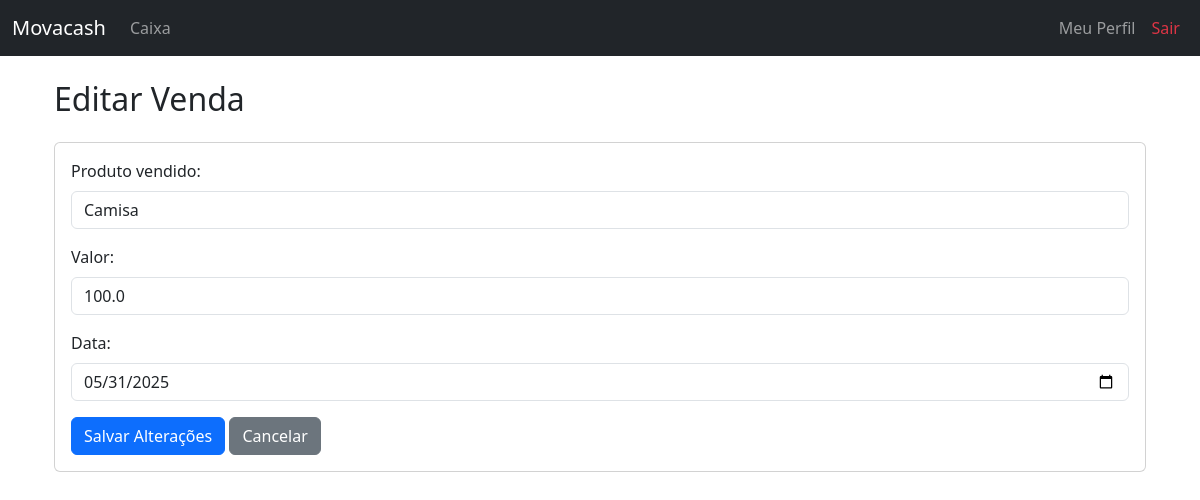
The page /editar-movimentacao/2 (signed in) on the database its author committed.
### app/models.py (models this page shows)
class Movimentacao(db.Model):
    id = db.Column(db.Integer, primary_key=True)
    tipo = db.Column(db.String(10), nullable=False)  # receita ou despesa
    categoria = db.Column(db.String(50), nullable=False)
    valor = db.Column(db.Float, nullable=False)
    data = db.Column(db.Date, nullable=False)
    usuario_id = db.Column(db.Integer, db.ForeignKey('usuario.id'))
    usuario = db.relationship('Usuario', backref='movimentacoes')  # ← ESSA LINHA É ESSENCIAL

### app/routes.py (the view, shortened to what this page needs)
@bp.route('/editar-movimentacao/<int:id>', methods=['GET', 'POST'])
@login_obrigatorio
def editar_movimentacao(id):
    movimentacao = Movimentacao.query.get(id)
    return render_template('editar_movimentacao.html', m=movimentacao)

### app/utils.py (called while the page is built)
def login_obrigatorio(f):
    @wraps(f)
    def decorated_function(*args, **kwargs):
        if 'usuario_id' not in session:
            return redirect(url_for('main.login'))
        return f(*args, **kwargs)
    return decorated_function

### app/templates/editar_movimentacao.html (shortened to what this page needs)
{% extends "base.html" %}
{% block content %}
<div class="container mt-4">
    <h2 class="mb-4">Editar Venda</h2>
    <div class="card">
        <div class="card-body">
            <form method="POST">
                <div class="mb-3">
                    <label class="form-label">Produto vendido:</label>
                    <input type="text" name="categoria" class="form-control" value="{{ m.categoria }}" required>
                </div>
                <div class="mb-3">
                    <label class="form-label">Valor:</label>
                    <input type="number" name="valor" step="0.01" class="form-control" value="{{ m.valor }}" required>
                </div>
                <div class="mb-3">
                    <label class="form-label">Data:</label>
                    <input type="date" name="data" class="form-control" value="{{ m.data.isoformat() }}">
                </div>
                <button type="submit" class="btn btn-primary">Salvar Alterações</button>
                <a href="{{ url_for('main.caixa') }}" class="btn btn-secondary">Cancelar</a>
            </form>
        </div>
    </div>
</div>
{% endblock %}

### rows shown on the page
Movimentacao: categoria "Camisa", valor "100.0", data "05/31/2025"
